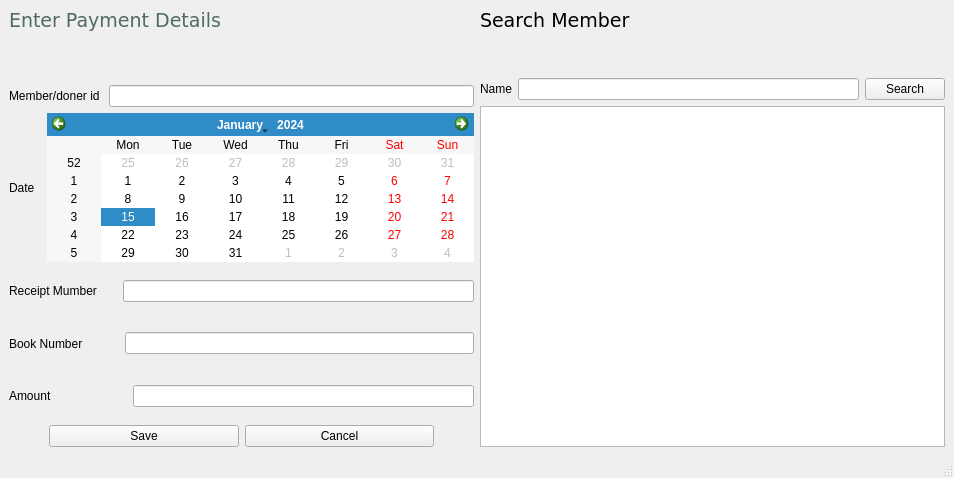
<?xml version="1.0" encoding="UTF-8"?>
<ui version="4.0">
 <class>payment_input</class>
 <widget class="QMainWindow" name="payment_input">
  <property name="geometry">
   <rect>
    <x>0</x>
    <y>0</y>
    <width>954</width>
    <height>478</height>
   </rect>
  </property>
  <property name="windowTitle">
   <string>Enter Payment Details</string>
  </property>
  <widget class="QWidget" name="centralwidget">
   <layout class="QHBoxLayout" name="horizontalLayout_7">
    <item>
     <layout class="QVBoxLayout" name="verticalLayout">
      <property name="sizeConstraint">
       <enum>QLayout::SetMinimumSize</enum>
      </property>
      <item>
       <widget class="QLabel" name="label_6">
        <property name="sizePolicy">
         <sizepolicy hsizetype="Preferred" vsizetype="Maximum">
          <horstretch>0</horstretch>
          <verstretch>0</verstretch>
         </sizepolicy>
        </property>
        <property name="palette">
         <palette>
          <active>
           <colorrole role="WindowText">
            <brush brushstyle="SolidPattern">
             <color alpha="170">
              <red>0</red>
              <green>42</green>
              <blue>21</blue>
             </color>
            </brush>
           </colorrole>
          </active>
          <inactive>
           <colorrole role="WindowText">
            <brush brushstyle="SolidPattern">
             <color alpha="170">
              <red>0</red>
              <green>42</green>
              <blue>21</blue>
             </color>
            </brush>
           </colorrole>
          </inactive>
          <disabled>
           <colorrole role="WindowText">
            <brush brushstyle="SolidPattern">
             <color alpha="115">
              <red>0</red>
              <green>0</green>
              <blue>0</blue>
             </color>
            </brush>
           </colorrole>
          </disabled>
         </palette>
        </property>
        <property name="font">
         <font>
          <family>DejaVu Sans</family>
          <pointsize>14</pointsize>
         </font>
        </property>
        <property name="text">
         <string>Enter Payment Details</string>
        </property>
       </widget>
      </item>
      <item>
       <spacer name="verticalSpacer">
        <property name="orientation">
         <enum>Qt::Vertical</enum>
        </property>
        <property name="sizeHint" stdset="0">
         <size>
          <width>366</width>
          <height>20</height>
         </size>
        </property>
       </spacer>
      </item>
      <item>
       <layout class="QHBoxLayout" name="horizontalLayout">
        <item>
         <widget class="QLabel" name="label">
          <property name="text">
           <string>Member/doner id </string>
          </property>
         </widget>
        </item>
        <item>
         <widget class="QLineEdit" name="lineEdit"/>
        </item>
       </layout>
      </item>
      <item>
       <layout class="QHBoxLayout" name="horizontalLayout_2">
        <item>
         <widget class="QLabel" name="label_2">
          <property name="text">
           <string>Date  </string>
          </property>
         </widget>
        </item>
        <item>
         <widget class="QCalendarWidget" name="calendarWidget"/>
        </item>
       </layout>
      </item>
      <item>
       <layout class="QHBoxLayout" name="horizontalLayout_3">
        <item>
         <widget class="QLabel" name="label_3">
          <property name="text">
           <string>Receipt Mumber</string>
          </property>
         </widget>
        </item>
        <item>
         <spacer name="verticalSpacer_5">
          <property name="orientation">
           <enum>Qt::Vertical</enum>
          </property>
          <property name="sizeHint" stdset="0">
           <size>
            <width>20</width>
            <height>40</height>
           </size>
          </property>
         </spacer>
        </item>
        <item>
         <widget class="QLineEdit" name="lineEdit_2"/>
        </item>
       </layout>
      </item>
      <item>
       <layout class="QHBoxLayout" name="horizontalLayout_4">
        <item>
         <widget class="QLabel" name="label_4">
          <property name="text">
           <string>Book Number     </string>
          </property>
         </widget>
        </item>
        <item>
         <spacer name="verticalSpacer_4">
          <property name="orientation">
           <enum>Qt::Vertical</enum>
          </property>
          <property name="sizeHint" stdset="0">
           <size>
            <width>20</width>
            <height>40</height>
           </size>
          </property>
         </spacer>
        </item>
        <item>
         <widget class="QLineEdit" name="lineEdit_3"/>
        </item>
       </layout>
      </item>
      <item>
       <layout class="QHBoxLayout" name="horizontalLayout_5">
        <item>
         <widget class="QLabel" name="label_5">
          <property name="text">
           <string>Amount                 </string>
          </property>
         </widget>
        </item>
        <item>
         <spacer name="verticalSpacer_3">
          <property name="orientation">
           <enum>Qt::Vertical</enum>
          </property>
          <property name="sizeHint" stdset="0">
           <size>
            <width>20</width>
            <height>40</height>
           </size>
          </property>
         </spacer>
        </item>
        <item>
         <widget class="QLineEdit" name="lineEdit_4"/>
        </item>
       </layout>
      </item>
      <item>
       <layout class="QHBoxLayout" name="horizontalLayout_8">
        <item>
         <spacer name="horizontalSpacer">
          <property name="orientation">
           <enum>Qt::Horizontal</enum>
          </property>
          <property name="sizeType">
           <enum>QSizePolicy::Maximum</enum>
          </property>
          <property name="sizeHint" stdset="0">
           <size>
            <width>40</width>
            <height>20</height>
           </size>
          </property>
         </spacer>
        </item>
        <item>
         <widget class="QPushButton" name="pushButton">
          <property name="sizePolicy">
           <sizepolicy hsizetype="Expanding" vsizetype="Fixed">
            <horstretch>0</horstretch>
            <verstretch>0</verstretch>
           </sizepolicy>
          </property>
          <property name="text">
           <string>Save</string>
          </property>
         </widget>
        </item>
        <item>
         <widget class="QPushButton" name="pushButton_2">
          <property name="sizePolicy">
           <sizepolicy hsizetype="Expanding" vsizetype="Fixed">
            <horstretch>0</horstretch>
            <verstretch>0</verstretch>
           </sizepolicy>
          </property>
          <property name="text">
           <string>Cancel</string>
          </property>
         </widget>
        </item>
        <item>
         <spacer name="horizontalSpacer_3">
          <property name="orientation">
           <enum>Qt::Horizontal</enum>
          </property>
          <property name="sizeType">
           <enum>QSizePolicy::Minimum</enum>
          </property>
          <property name="sizeHint" stdset="0">
           <size>
            <width>40</width>
            <height>20</height>
           </size>
          </property>
         </spacer>
        </item>
       </layout>
      </item>
     </layout>
    </item>
    <item>
     <layout class="QVBoxLayout" name="verticalLayout_2">
      <item>
       <widget class="QLabel" name="label_7">
        <property name="font">
         <font>
          <family>DejaVu Sans</family>
          <pointsize>14</pointsize>
         </font>
        </property>
        <property name="text">
         <string>Search Member</string>
        </property>
       </widget>
      </item>
      <item>
       <spacer name="verticalSpacer_2">
        <property name="orientation">
         <enum>Qt::Vertical</enum>
        </property>
        <property name="sizeType">
         <enum>QSizePolicy::Minimum</enum>
        </property>
        <property name="sizeHint" stdset="0">
         <size>
          <width>20</width>
          <height>40</height>
         </size>
        </property>
       </spacer>
      </item>
      <item>
       <layout class="QHBoxLayout" name="horizontalLayout_6">
        <item>
         <widget class="QLabel" name="label_8">
          <property name="text">
           <string>Name</string>
          </property>
         </widget>
        </item>
        <item>
         <widget class="QLineEdit" name="lineEdit_5"/>
        </item>
        <item>
         <widget class="QPushButton" name="pushButton_Search">
          <property name="text">
           <string>Search</string>
          </property>
         </widget>
        </item>
       </layout>
      </item>
      <item>
       <widget class="QTableView" name="tableView"/>
      </item>
     </layout>
    </item>
   </layout>
  </widget>
  <widget class="QStatusBar" name="statusbar"/>
 </widget>
 <resources/>
 <connections>
  <connection>
   <sender>lineEdit_5</sender>
   <signal>returnPressed()</signal>
   <receiver>pushButton_Search</receiver>
   <slot>click()</slot>
   <hints>
    <hint type="sourcelabel">
     <x>717</x>
     <y>96</y>
    </hint>
    <hint type="destinationlabel">
     <x>882</x>
     <y>106</y>
    </hint>
   </hints>
  </connection>
 </connections>
</ui>
